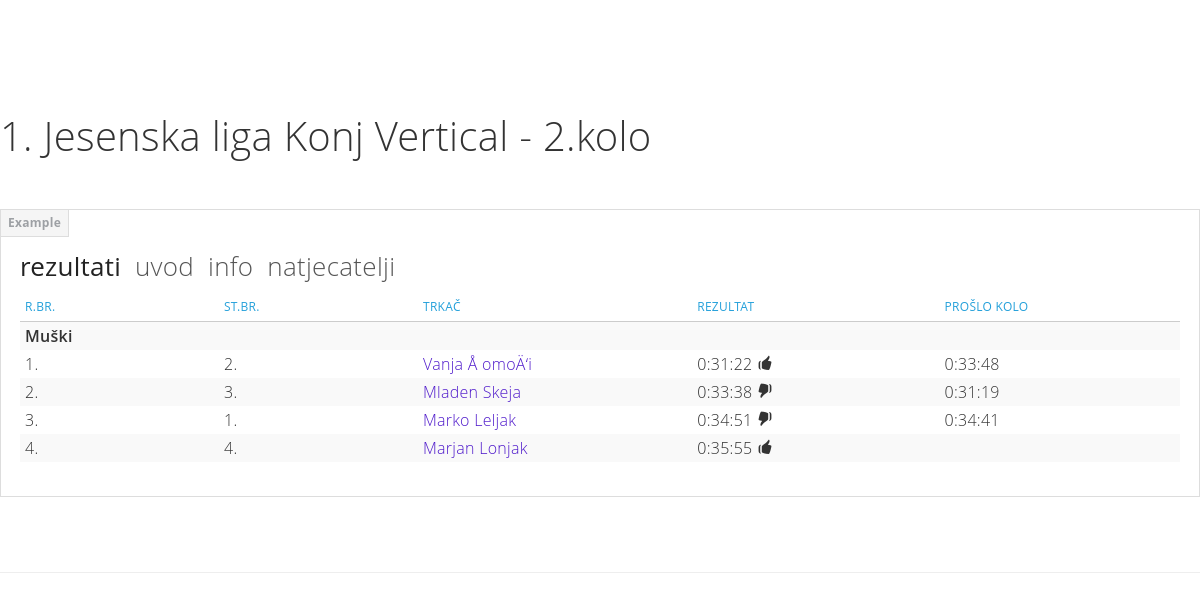
Screenshot of /get_race_info.php?race=2 with the database file from the repository.
### tables this page shows
CREATE TABLE `race` (
  `rac_id` int(11) NOT NULL AUTO_INCREMENT,
  `rac_typ_id` int(11) NOT NULL,
  `lea_id` int(11) DEFAULT NULL,
  `leagr_id` int(11) DEFAULT NULL,
  `val_id` int(11) DEFAULT NULL,
  `org_id` int(11) NOT NULL,
  `st_id` int(11) NOT NULL,
  `rac_lea_add` varchar(45) DEFAULT NULL COMMENT 'If race in several leagues, then write 3;4;12 as league id\\\\\\\\\\\\\\''s',
  `rac_leagr_add` varchar(45) DEFAULT NULL,
  `rac_typ_add` varchar(45) DEFAULT NULL COMMENT 'If race in several types, then write 3;4;12 as race type id\\\\\\''s',
  `rac_nam` varchar(80) NOT NULL COMMENT 'full name',
  `rac_nams` varchar(20) DEFAULT NULL COMMENT 'short name',
  `rac_fr_dat` datetime NOT NULL,
  `rac_to_dat` datetime DEFAULT NULL,
  `rac_start_dat` datetime DEFAULT NULL COMMENT 'Exact starting time',
  `rac_limit_dat` datetime DEFAULT NULL COMMENT 'Exact limit time',
  `rac_chrono` varchar(1) DEFAULT NULL COMMENT 'Chronometer - Y/N or D/N',
  `rac_kmH` float NOT NULL COMMENT 'Horizontal kilometers',
  `rac_kmHD` float DEFAULT NULL COMMENT 'Horizontal downhill kilometers',
  `rac_kmV` float NOT NULL COMMENT 'Vertical Kilometers',
  `rac_kmVD` float DEFAULT NULL COMMENT 'Vertical downhil kilometers',
  `rac_ent_fee` decimal(10,0) DEFAULT NULL COMMENT 'Entry fee',
  `rac_ent_fee_val` varchar(45) DEFAULT NULL COMMENT 'If race entry fee in several currencies, then write \\\\\\\\\\\\\\"fee,currency_id\\\\\\\\\\\\\\" as \\\\\\\\\\\\\\"100#2;120#4;200#5\\\\\\\\\\\\\\"',
  `rac_shirt` varchar(1) DEFAULT NULL,
  `rac_water` varchar(1) DEFAULT NULL,
  `rac_drink` varchar(1) DEFAULT NULL,
  `rac_eat` varchar(1) DEFAULT NULL,
  `rac_rs` varchar(1) DEFAULT NULL COMMENT 'rescue service',
  `rac_fraid` varchar(1) DEFAULT NULL COMMENT 'first aid',
  `rac_reg_fr_dat` datetime DEFAULT NULL,
  `rac_reg_to_dat` datetime DEFAULT NULL,
  `rac_desc` varchar(300) DEFAULT NULL,
  `rac_rul` varchar(500) DEFAULT NULL,
  `rac_man_eq` varchar(200) DEFAULT NULL COMMENT 'mandatory equipment, for example \\\\\\\\\\\\\\"compass; 1l water; buff\\\\\\\\\\\\\\"',
  `rac_chk` varchar(1) DEFAULT NULL COMMENT 'if race includes checkpoints',
  `rac_lea_rou` int(11) DEFAULT NULL COMMENT 'if race in league then round in league (1,2,3,...)',
  `rac_meal` varchar(1) DEFAULT NULL,
  `rac_gps` varchar(100) DEFAULT NULL,
  `rac_web_gps` varchar(100) DEFAULT NULL,
  `rac_transfer` varchar(1) DEFAULT NULL,
  `activity` varchar(1) DEFAULT NULL,
  `date` datetime NOT NULL,
  PRIMARY KEY (`rac_id`),
  KEY `rac_typ_id_idx` (`rac_typ_id`),
  KEY `st_num_idx` (`st_id`),
  CONSTRAINT `st_num` FOREIGN KEY (`st_id`) REFERENCES `start` (`st_id`),
  CONSTRAINT `rac_typ_id` FOREIGN KEY (`rac_typ_id`) REFERENCES `race_type` (`rac_typ_id`) ON DELETE NO ACTION ON UPDATE NO ACTION
);

CREATE TABLE `race_result` (
  `res_id` int(11) NOT NULL AUTO_INCREMENT,
  `rac_id` int(11) NOT NULL,
  `res_chk_id` int(11) DEFAULT NULL,
  `sn_id` int(11) DEFAULT NULL,
  `res_typ_id` int(11) DEFAULT NULL,
  `res_fin_time` varchar(45) NOT NULL,
  `res_fin_time_sec` float DEFAULT NULL,
  `res_start` datetime DEFAULT NULL,
  `res_time` datetime DEFAULT NULL,
  `res_pen` varchar(45) DEFAULT NULL,
  `res_transfer_typ` varchar(1) DEFAULT NULL,
  `res_mob_id` int(11) DEFAULT NULL,
  `activity` varchar(1) DEFAULT NULL,
  `date` datetime DEFAULT NULL,
  PRIMARY KEY (`res_id`),
  KEY `rac_id_idx` (`rac_id`),
  CONSTRAINT `rac_id` FOREIGN KEY (`rac_id`) REFERENCES `race` (`rac_id`) ON DELETE NO ACTION ON UPDATE NO ACTION
);

### connect_to_mysql.php (called while the page is built, shortened)
<?php
function returnConnection()
{
$db_host = "localhost";
$db_username = "root";
$db_pass = "mysql";
$db_name = "konj";
$myConnection = mysqli_connect("$db_host","$db_username","$db_pass", "$db_name") or die ("could not connect to mysql");
return $myConnection;
}
?>

### functions.php (called while the page is built, shortened)
<?php
include "connect_to_mysql.php";
function queryMysql($query)
{
	$result = mysqli_query(returnConnection(), $query) or die(mysqli_error(returnConnection()));
	return $result;
}
?>

### components.php (called while the page is built, shortened)
<?php
function round_res_last_round($result_first,$result_second){
    return ($result_second == null ? true : ($result_first<$result_second ? true : false));
}
?>

### get_race_info.php (the view, shortened to what this page needs)
<?php
require_once "components.php";
include_once 'head.php';
if(isset($_GET['race']))
    $race=sanitizeString($_GET['race']);
function get_race_info($raceid, $prijava){
    $query = "SELECT
        rac_typ_nam, r.lea_id, val_id, clu_nam, c.clu_web, rac_lea_add, rac_typ_add, rac_nam, rac_nams, rac_fr_dat,
        rac_to_dat, rac_start_dat, rac_limit_dat, rac_chrono, rac_kmH, rac_kmHD, rac_kmV, rac_kmVD, rac_ent_fee, rac_ent_fee_val,
        rac_shirt, rac_water, rac_drink, rac_eat, rac_rs, rac_fraid, rac_reg_fr_dat, rac_reg_to_dat, rac_desc, rac_rul,
        rac_man_eq, r.activity, r.date, rac_chk, rac_lea_rou, s.sco_sys, rac_meal,
        case when l.lea_gps is null then rac_gps else l.lea_gps end as rac_gps, case when l.lea_web_gps is null then rac_web_gps else l.lea_web_gps end as rac_web_gps
        FROM race r
        left join race_type rt on r.rac_typ_id=rt.rac_typ_id
        left join club c on r.org_id=c.clu_id
        left join league l on r.lea_id=l.lea_id
        left join scoring s on l.sco_id=s.sco_id
        where rac_id='$raceid'";
    $result = queryMysql($query);
    $raceInfo = mysqli_fetch_row($result);
    get_race_info_helper($raceid, $raceInfo, $prijava);
}
function get_race_info_helper($raceid, $raceInfo, $prijava){
    $naslov = $prijava ?
        '<h2 id="metro-pivot2">Prijava na trku ' . $raceInfo[7] . '<small></small></h2>' :
        '<h1 id="metro-pivot1">' . $raceInfo[7] . '<small></small></h1>';
    echo'<div class="bs-docs-section">
           <div class="page-header">
              ' . $naslov . '
           </div>';
    if($raceInfo[1] == null){
        if(date('Ymd') >= date('Ymd',strtotime($raceInfo[26])) &&
            date('Ymd') <= date('Ymd',strtotime($raceInfo[27]))){
            echo'
               <form action="registration" method="post">
                <fieldset>
                    <button type="submit" class="btn" name="prijava" id="prijava">Prijava</button>
                </fieldset>
               </form>';
			$_SESSION['raceid_prijava']=$raceid;
        }
        get_info_race_normal($raceid,$raceInfo);
    }
    else{
        get_info_race_league($raceid,$raceInfo);
    }
    echo'
    <hr class="bs-docs-separator">
    </div>';
}
function get_info_race_league($raceID, $raceInfo){
    $rbr_kola = $raceInfo[34];
    $query2 = "SELECT rr.sn_id, concat(per.per_nam, ' ', per.per_sur) as trkac,
    	rr.res_fin_time vrijeme, rr2.res_fin_time vrijeme_prosl_kola, r.lea_id,
		per.per_id
        FROM race_result rr
    	inner join race r on rr.rac_id=r.rac_id
    	inner join start st on r.st_id=st.st_id
    	inner join st_num sn on rr.sn_id=sn.sn_id and st.st_id=sn.st_id
    	inner join person per on sn.per_id=per.per_id
        inner join league l on r.lea_id=l.lea_id
        left outer join (
            select rr.sn_id, res_fin_time from race_result rr
			inner join race r on rr.rac_id=r.rac_id
			inner join start st on r.st_id=st.st_id
			inner join st_num sn on rr.sn_id=sn.sn_id and st.st_id=sn.st_id
			inner join person per on sn.per_id=per.per_id
            where rr.rac_id =(
            select rac_id from race r
            inner join (
            select lea_id from race r
            where r.rac_id=$raceID) as league
             on r.lea_id=league.lea_id
            and $rbr_kola>rac_lea_rou
            limit 1)
        ) as rr2
        on rr.sn_id=rr2.sn_id
        where r.rac_id=$raceID and per.per_sex=1
        order by rr.res_fin_time";
    $result2 = queryMysql($query2);
    $num2 = mysqli_num_rows(queryMysql($query2));
    echo'
    <div class="bs-docs-example bs-docs-example-pivot">
      <div id="pivot" class="pivot slide">
         <div class="pivot-headers">
            <a href="#pivot" data-pivot-index="0" class="active">Rezultati</a>
            <a href="#pivot" data-pivot-index="1">Uvod</a>
            <a href="#pivot" data-pivot-index="2">Info</a>
            <a href="#pivot" data-pivot-index="3">Natjecatelji</a>
            ';
    echo'</div>
         <div class="pivot-items">';
    echo'<div id="pivot-item-0" class="pivot-item active">
           <table class="table table-condensed table-hover  table-striped">
              <thead>
              <tr>
                 <th class="span1">R.br.</th>
                 <th class="span1">St.br.</th>
                 <th class="span1">Trka&#269;</th>
                 <th class="span1">Rezultat</th>
                 <th class="span1">Pro&#353;lo kolo</th>
              </tr>
              </thead>
              <tbody>';
    if($num2 > 0){
        echo '
          <tr>
             <td colspan=5><b>Mu&#353;ki</b></td>
          </tr>';
    }
    for($i=0;$i<$num2;$i++){
        $row = mysqli_fetch_row($result2);
        echo '
          <tr>
             <td>' . ($i+1) . '.</td>
             <td>' . $row[0] . '.</td>
             <td><a href="#" onclick=\'ajaxGetComponent("racer", ' . $row[5] . ')\'>' . $row[1] . '</a></td>
             <td>' . $row[2] . ' ' . (round_res_last_round($row[2], $row[3]) ?
                '<span aria-hidden="true" class="icon-thumbs-up-2"></span>' :
                '<span aria-hidden="true" class="icon-thumbs-down-2"></span>') . '</td>
             <td>' . (is_null($row[3]) ? "   " : $row[3]) . '</td>
          </tr>';
    }
    echo '
              </tbody>
           </table>
        </div>';
    echo'
             </div>
          </div>
       </div>
       <br/>
    ';
}
if(isset($race)) get_race_info($race,false);
?>

### assets/css/bootmetro-responsive.css (style rules this page uses)
@media (min-width: 1200px) { [class*="span"] { float: left; min-height: 1px; margin-left: 30px; } }
@media (min-width: 1200px) { .span1 { width: 70px; } }

### assets/css/bootmetro-ui-light.css (style rules this page uses)
a { color: #4f1acb; }
.accent-color, header h1, header h2, table th { color: #24A0DA; }

### assets/css/docs.css (style rules this page uses)
section, .bs-docs-section { padding-top: 30px; }
.bs-docs-section h1, .bs-docs-section h2, .bs-docs-section h3, .bs-docs-section h4, .bs-docs-section h5, .bs-docs-section h6 { margin: 10px 0; }
.bs-docs-separator { margin: 40px 0 39px; }
.bs-docs-example { position: relative; margin: 15px 0; padding: 39px 19px 14px; *padding-top: 19px; background-color: #fff; border: 1px solid #ddd; }
.bs-docs-example:after { content: "Example"; position: absolute; top: -1px; left: -1px; padding: 3px 7px; font-size: 12px; font-weight: bold; color: #9da0a4; background-color: #f5f5f5; border: 1px solid #ddd; }
.bs-docs-example-pivot { background-color: #FFF; }

### rows the page displays
race: rac_nam "1. Jesenska liga Konj Vertical - 2.kolo"
race_result: sn "2", row "Vanja Å omoÄ‘i", res_fin_time "0:31:22", row "0:33:48"
race_result: sn "3", row "Mladen Skeja", res_fin_time "0:33:38", row "0:31:19"
race_result: sn "1", row "Marko Leljak", res_fin_time "0:34:51", row "0:34:41"
race_result: sn "4", row "Marjan Lonjak", res_fin_time "0:35:55"
